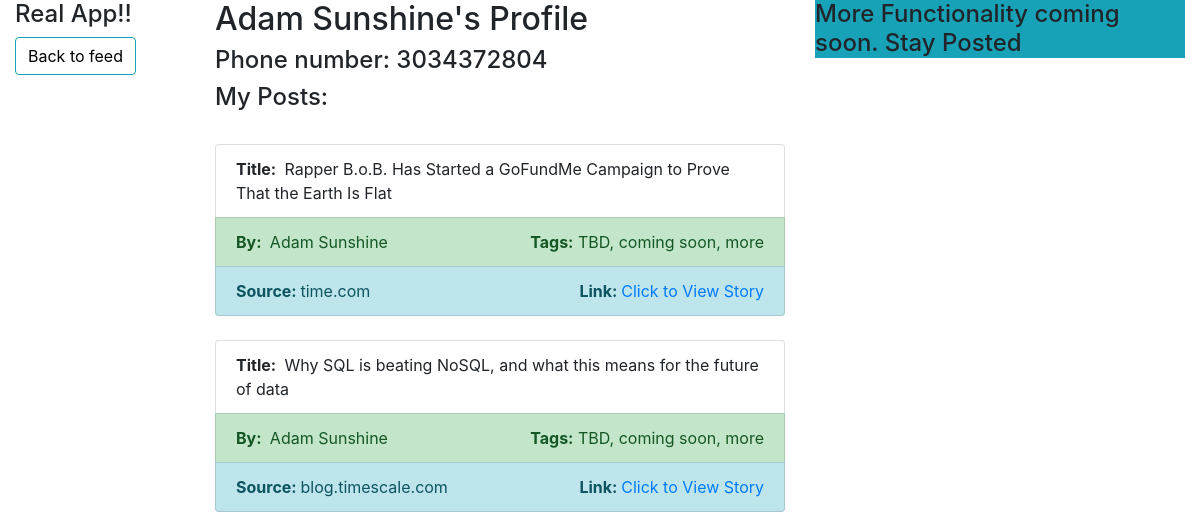
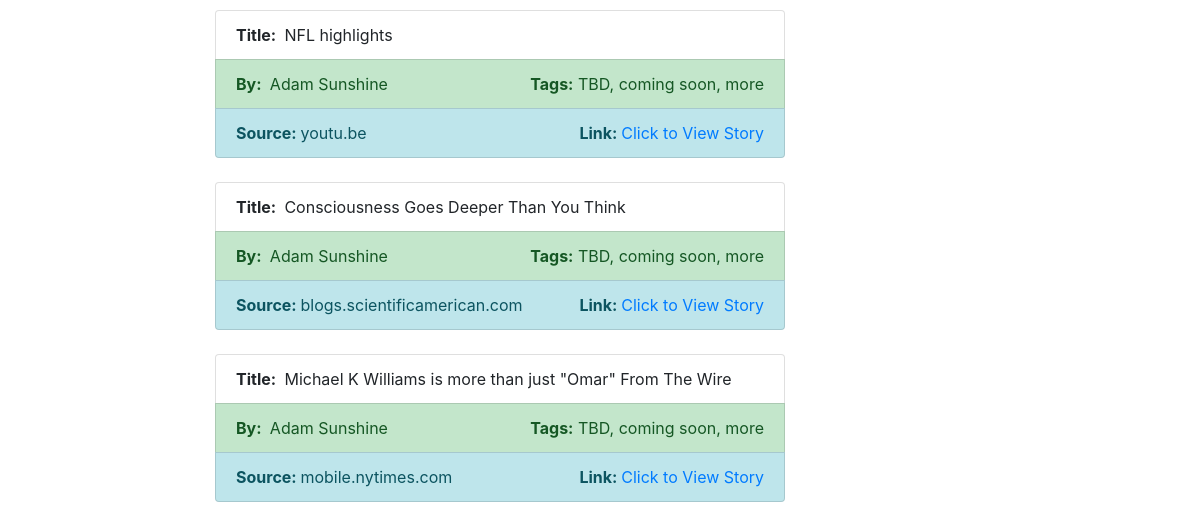
The app's page /me/ (signed in), older data (2 pictures, top to bottom).
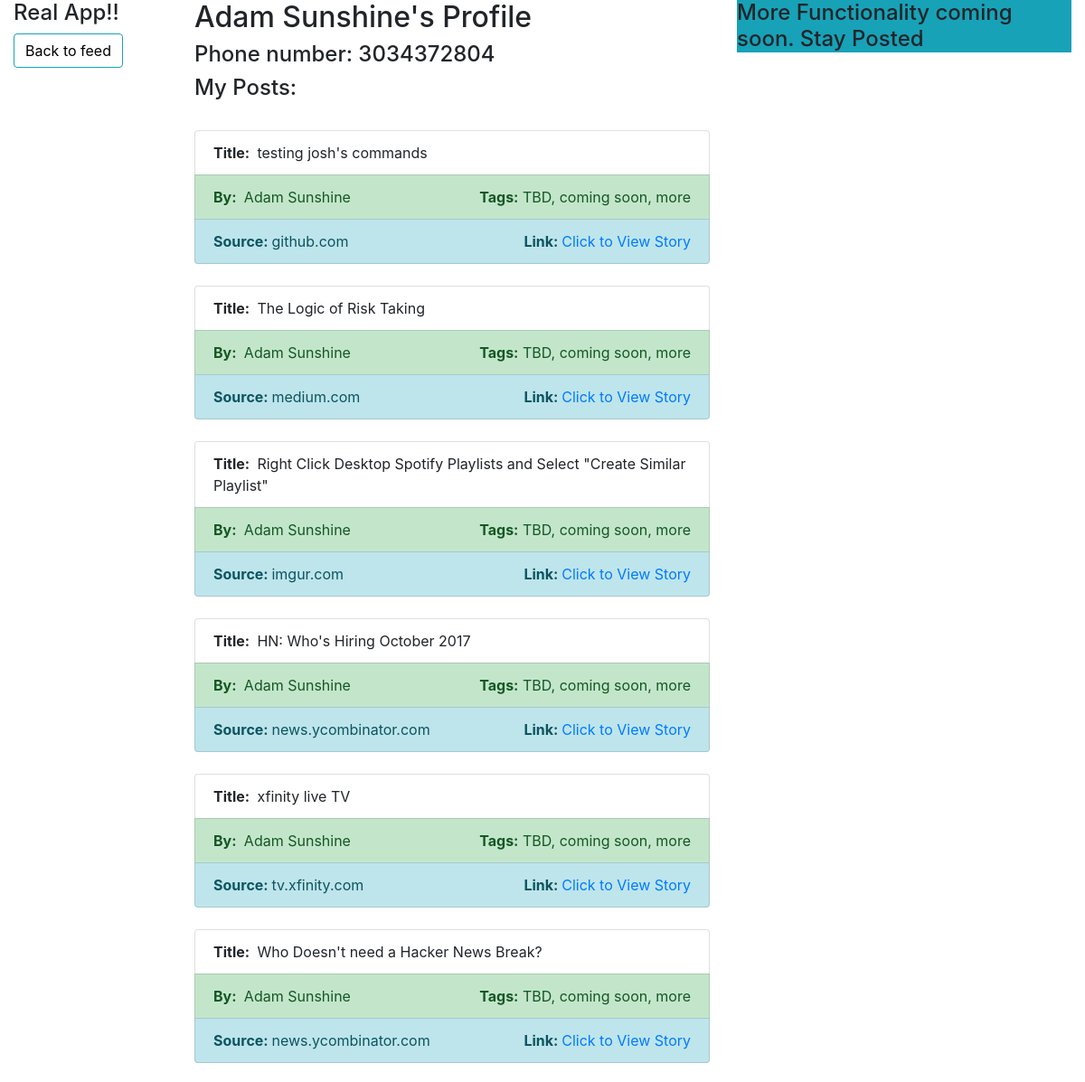
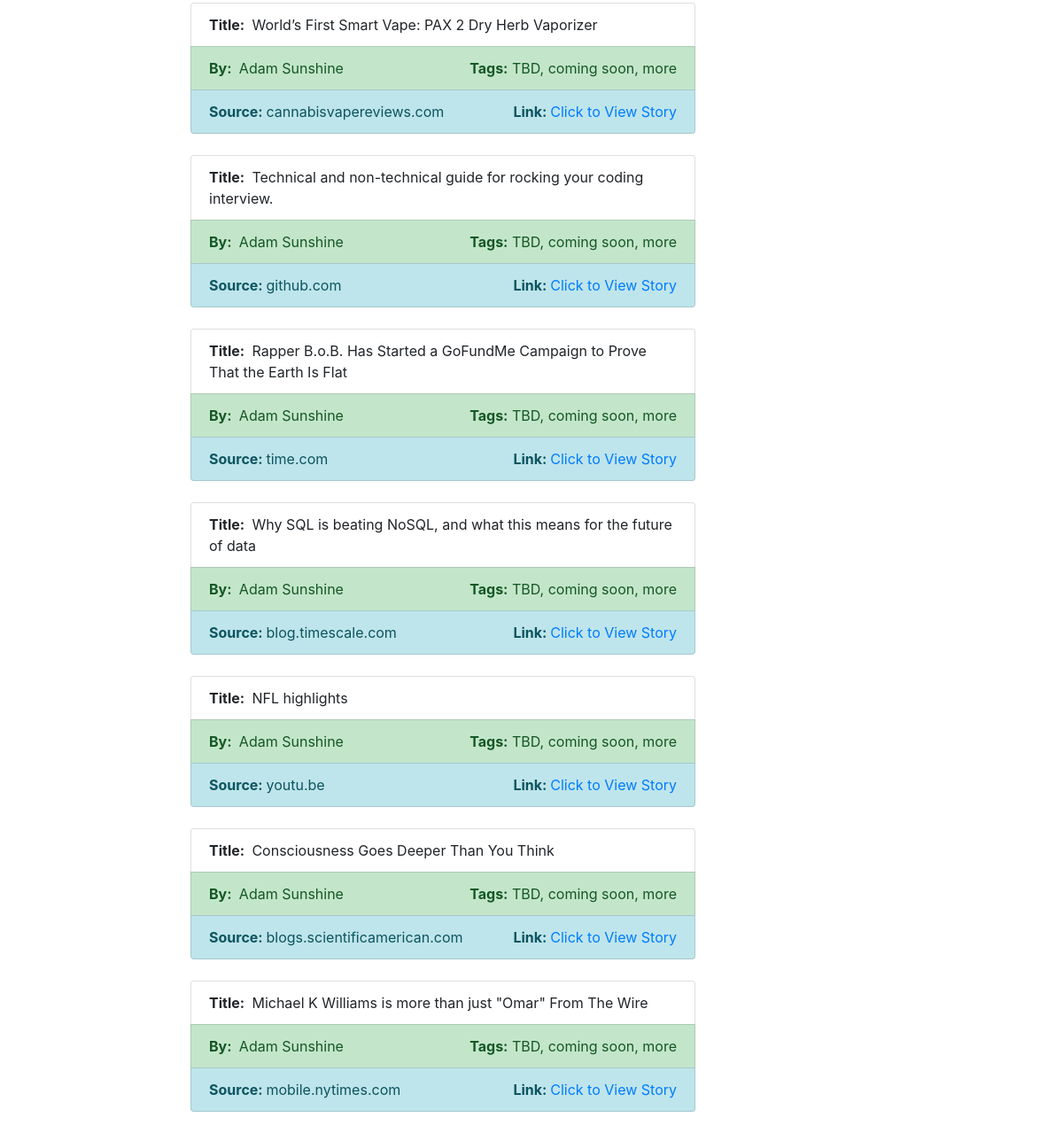
The same page, newer data (2 pictures, top to bottom).
### flash/models.py (models this page shows, shortened)
class Author(models.Model):
    user = models.OneToOneField(User, on_delete=models.CASCADE)
    phone_number = models.CharField(max_length=10)
    def __str__(self):
        return '%s %s' % (self.user.first_name, self.user.last_name) #check out how we get the first and last name here - use this in context with displaying user info

class Post(models.Model):
    title = models.CharField(max_length=100)
    author = models.ForeignKey('Author', on_delete=models.SET_NULL, null=True)
    url = models.URLField(max_length=1000)
    source = models.ForeignKey('Source', on_delete=models.CASCADE, null=True)
    created_at = models.DateTimeField(auto_now_add=True)
    class Meta:
         ordering = ['-created_at']

class Source(models.Model):
    base_url = models.CharField(max_length=200, unique=True)
    title = models.CharField(max_length=200)
    def __str__(self):
        return self.title

### flash/views.py (the view)
# urls.py: url(r'^me/', ProfileView, name="ProfileView"),
@login_required()
def ProfileView(request):
  current_user = request.user.author
  posts = Post.objects.filter(author_id=current_user.id)
  phone_number = current_user.phone_number
  return render(
        request,
        'flash/ProfileView.html',
        context={'current_user':current_user, 'posts': posts, 'phone_number':phone_number},
    )

### flash/templates/flash/ProfileView.html (shortened to what this page needs)
{% extends "base_generic.html" %}
{% block login %}
  <a href="/flash" class="btn btn-outline-info" style="color:black;">Back to feed</a>
{% endblock %}
{% block content %}
<h2>{{ current_user }}'s Profile</h2>
  <h4 >Phone number: {{ phone_number }}</h4>
   <h4>My Posts:</h4>
  <br>
  {% for post in posts %}
  <div class="well">
  <ul class="list-group single-post">
    <li class="list-group-item"><strong>Title: </strong>&nbsp;{{ post.title }}</li>
    <li class="list-group-item list-group-item-success d-flex justify-content-between">
      <div><strong>By: </strong>&nbsp;{{ post.author }}</div>
      <div><strong>Tags:</strong>&nbsp;TBD, coming soon, more</div>
    </li>
    <li class="list-group-item list-group-item-info d-flex justify-content-between">
        <div><strong>Source:&nbsp;</strong>{{ post.source }}</div>
        <div>
          <strong>Link:&nbsp;</strong><a href="{{ post.url }}" target="_blank">Click to View Story</a>
        </div>
    </li>
  </ul>
</div>
  <br>
  {% endfor %}
{% endblock %}

### flash/templates/base_generic.html (shortened to what this page needs)
<!DOCTYPE html>
<html lang="en">
<head>
  <link rel="stylesheet" href="https://maxcdn.bootstrapcdn.com/bootstrap/4.0.0-alpha.6/css/bootstrap.min.css">
  {% load static %}
</head>
<body>
  <div class="container-fluid">
    <div class="row">
      <div class="col-sm-2">
     <h4 class="bg-faded"> Real App!! </h4>
     {% block login %}
     {% endblock %}
      </div>
      <div class="col-sm-6 bg-faded">
      {% block content %}{% endblock %}
      </div>
      <div class="col-sm-4">
        <h4 class="bg-info"> More Functionality coming soon. Stay Posted </h4>
      </div>
    </div>
  </div>
</body>
</html>

Row changes from the older to the newer data that the page shows:
added Post: title "testing josh's commands", author "Adam Sunshine", source "github.com"
added Post: title "The Logic of Risk Taking", author "Adam Sunshine", source "medium.com"
added Post: title "Right Click Desktop Spotify Playlists and Select \"Create Similar Playlist\"", author "Adam Sunshine", source "imgur.com"
added Post: title "HN: Who's Hiring October 2017", author "Adam Sunshine", source "news.ycombinator.com"
added Post: title "xfinity live TV", author "Adam Sunshine", source "tv.xfinity.com"
added Post: title "Who Doesn't need a Hacker News Break?", author "Adam Sunshine", source "news.ycombinator.com"
added Post: title "World’s First Smart Vape: PAX 2 Dry Herb Vaporizer", author "Adam Sunshine", source "cannabisvapereviews.com"
added Post: title "Technical and non-technical guide for rocking your coding interview.", author "Adam Sunshine", source "github.com"
